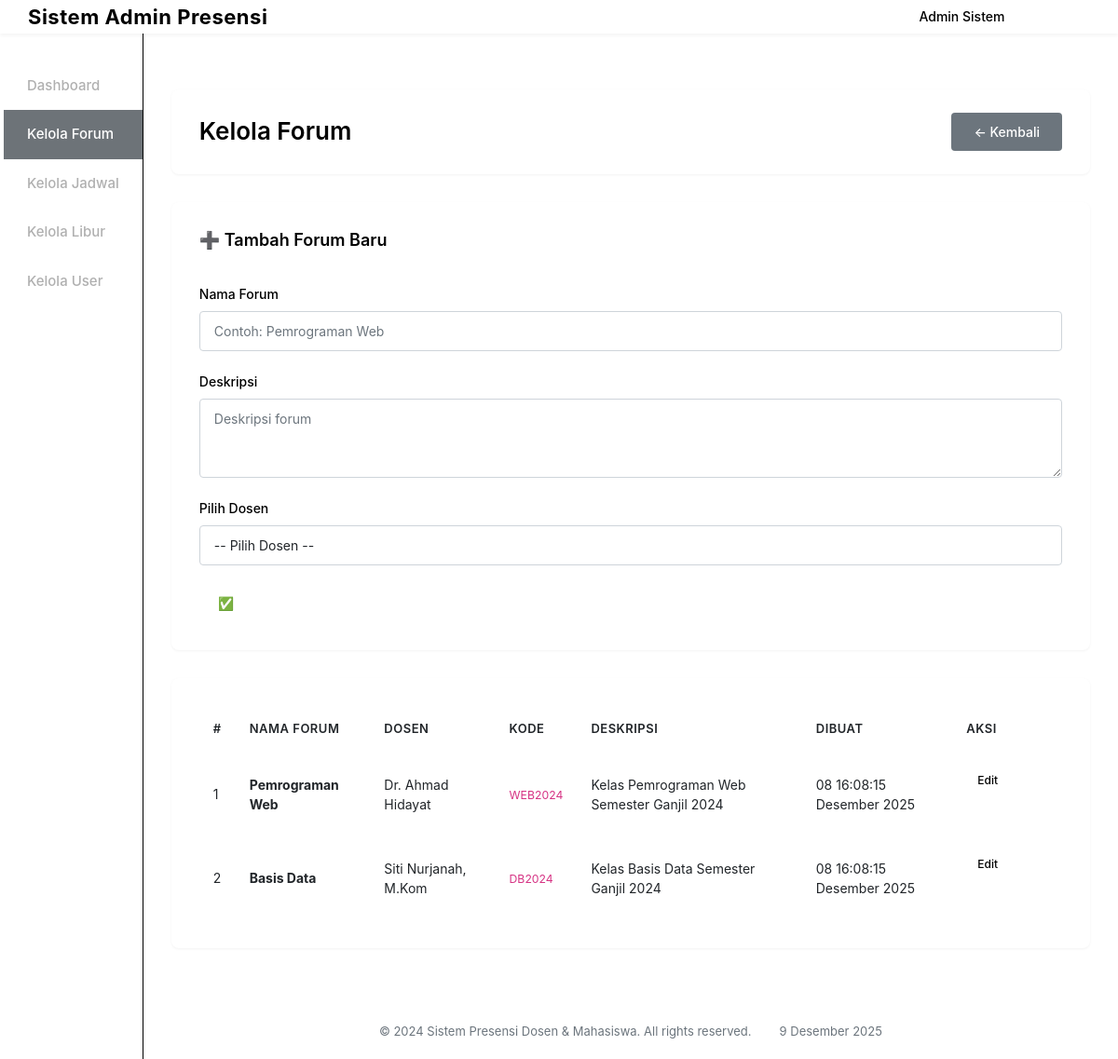
The page /admin/kelola_forum.php (signed in) on the database its author committed.
### tables this page shows
CREATE TABLE forums (
    id INT AUTO_INCREMENT PRIMARY KEY,
    kode_forum VARCHAR(20) NOT NULL UNIQUE,
    judul VARCHAR(100) NOT NULL,
    deskripsi TEXT,
    dosen_id INT,
    created_by INT,
    created_at TIMESTAMP DEFAULT CURRENT_TIMESTAMP,
    FOREIGN KEY (dosen_id) REFERENCES users(id) ON DELETE CASCADE,
    FOREIGN KEY (created_by) REFERENCES users(id) ON DELETE CASCADE
);

CREATE TABLE users (
    id INT AUTO_INCREMENT PRIMARY KEY,
    username VARCHAR(50) NOT NULL UNIQUE,
    password VARCHAR(255) NOT NULL,
    nama_lengkap VARCHAR(100) NOT NULL,
    email VARCHAR(100),
    nim_nip VARCHAR(20),
    role ENUM('admin', 'dosen', 'mahasiswa') NOT NULL,
    created_at TIMESTAMP DEFAULT CURRENT_TIMESTAMP
);

### includes/functions.php (called while the page is built, shortened)
<?php
function formatTanggalIndo($date) {
    $bulan = array(
        1 => 'Januari', 'Februari', 'Maret', 'April', 'Mei', 'Juni',
        'Juli', 'Agustus', 'September', 'Oktober', 'November', 'Desember'
    );
    $split = explode('-', $date);
    return $split[2] . ' ' . $bulan[(int)$split[1]] . ' ' . $split[0];
}
?>

### admin/kelola_forum.php (the view, shortened to what this page needs)
<?php
require_once __DIR__ . '/../config.php';
require_once __DIR__ . '/../includes/functions.php';
$forums = $conn->query("SELECT f.*, f.judul AS nama_forum, u.nama_lengkap as dosen_nama FROM forums f LEFT JOIN users u ON f.dosen_id = u.id ORDER BY f.created_at DESC");
include __DIR__ . '/../includes/header.php';
?>
<div class="page-wrapper">
  <div class="container">
    <div class="page-header">
      <h3>Kelola Forum</h3>
      <a href="dashboard.php" class="btn-back">← Kembali</a>
    </div>
    <?php if(isset($edit_forum)): ?>
      <div class="form-card">
        <h5>✏️ Edit Forum</h5>
        <form method="post">
          <div class="form-group">
            <label>Nama Forum</label>
            <input name="nama_forum" class="form-control" value="<?=htmlspecialchars($edit_forum['nama_forum'])?>" required>
          </div>
          <div class="form-group">
            <label>Deskripsi</label>
            <textarea name="deskripsi" class="form-control" rows="3"><?=htmlspecialchars($edit_forum['deskripsi'])?></textarea>
          </div>
          <div class="form-group">
            <label>Pilih Dosen</label>
            <select name="dosen_id" class="form-control">
              <option value="">-- Pilih Dosen --</option>
              <?php $dosen_list = $conn->query("SELECT id, nama_lengkap FROM users WHERE role='dosen' ORDER BY nama_lengkap");
              while($d = $dosen_list->fetch_assoc()): ?>
                <option value="<?=$d['id']?>" <?=($d['id']==$edit_forum['dosen_id'])?'selected':''?>><?=htmlspecialchars($d['nama_lengkap'])?></option>
              <?php endwhile; ?>
            </select>
          </div>
          <button name="update_forum" class="btn btn-primary">💾 Simpan</button>
          <a href="kelola_forum.php" class="btn btn-secondary">Batal</a>
        </form>
      </div>
    <?php else: ?>
      <div class="form-card">
        <h5>➕ Tambah Forum Baru</h5>
        <form method="post">
          <div class="form-group">
            <label>Nama Forum</label>
            <input name="nama_forum" class="form-control" placeholder="Contoh: Pemrograman Web" required>
          </div>
          <div class="form-group">
            <label>Deskripsi</label>
            <textarea name="deskripsi" class="form-control" placeholder="Deskripsi forum" rows="3"></textarea>
          </div>
          <div class="form-group">
            <label>Pilih Dosen</label>
            <select name="dosen_id" class="form-control">
              <option value="">-- Pilih Dosen --</option>
            </select>
          </div>
          <button name="create_forum" class="btn btn-success">✅ Buat Forum</button>
        </form>
      </div>
    <?php endif; ?>
    <div class="table-card">
      <table class="table">
        <thead><tr>
          <th>#</th>
          <th>Nama Forum</th>
          <th>Dosen</th>
          <th>Kode</th>
          <th>Deskripsi</th>
          <th>Dibuat</th>
          <th>Aksi</th>
        </tr></thead>
        <tbody>
          <?php $i=1; while($f = $forums->fetch_assoc()): ?>
          <tr>
            <td><?=$i++?></td>
            <td><strong><?=htmlspecialchars($f['nama_forum'])?></strong></td>
            <td><?=htmlspecialchars($f['dosen_nama'] ?? '-')?></td>
            <td><code><?=htmlspecialchars($f['kode_forum'])?></code></td>
            <td><?=htmlspecialchars(substr($f['deskripsi'] ?? '', 0, 50))?><?=strlen($f['deskripsi'] ?? '') > 50 ? '...' : ''?></td>
            <td><?=htmlspecialchars(formatTanggalIndo($f['created_at']))?></td>
            <td>
              <a class="btn btn-warning btn-sm" href="kelola_forum.php?edit=<?=$f['id']?>">Edit</a>
              <a class="btn btn-danger btn-sm" href="kelola_forum.php?delete=<?=$f['id']?>" onclick="return confirm('Hapus forum ini?')">Hapus</a>
            </td>
          </tr>
          <?php endwhile; ?>
        </tbody>
      </table>
    </div>
  </div>
</div>
<?php include __DIR__ . '/../includes/footer.php'; ?>

### assets/css/style.css (style rules this page uses)
* { margin: 0; padding: 0; box-sizing: border-box; }
html, body { height: 100%; }
body { font-family: -apple-system, BlinkMacSystemFont, 'Segoe UI', Roboto, 'Helvetica Neue', Arial, sans-serif; background-color: var(--light-color); color: var(--dark-color); }
body.layout-with-sidebar { display: grid; grid-template-areas: "header header" "sidebar main" "sidebar footer"; grid-template-columns: var(--sidebar-width) 1fr; grid-template-rows: var(--header-height) 1fr auto; min-height: 100vh; }
.container, .container-fluid { max-width: 1200px; margin: 0 auto; padding: 0; }
.page-wrapper { background: var(--light-color); padding: 30px 0; min-height: calc(100vh - 200px); }
.page-header { background: #ffffff; padding: 25px 30px; border-radius: 8px; margin-bottom: 30px; border: 1px solid var(--border-color); display: flex; justify-content: space-between; align-items: center; box-shadow: 0 1px 3px rgba(0,0,0,0.05); }
.page-header h3 { margin: 0; font-size: 26px; font-weight: 600; color: var(--dark-color); }
.btn-back { background: #6c757d; color: #ffffff; padding: 10px 24px; border-radius: 4px; text-decoration: none; font-weight: 500; font-size: 14px; transition: all 0.3s ease; display: inline-block; }
.form-card { background: #ffffff; padding: 30px; border-radius: 8px; border: 1px solid var(--border-color); margin-bottom: 30px; box-shadow: 0 1px 3px rgba(0,0,0,0.05); }
.form-card h5 { font-size: 18px; font-weight: 600; color: var(--dark-color); margin: 0 0 20px 0; padding-bottom: 15px; border-bottom: 1px solid var(--border-color); }
.form-control, .form-select { border: 1px solid #ced4da; border-radius: 4px; padding: 10px 15px; font-size: 14px; transition: all 0.3s ease; background-color: #ffffff; }
.form-group { margin-bottom: 20px; }
.form-group label { font-weight: 500; margin-bottom: 8px; color: var(--dark-color); font-size: 14px; }
.btn { border-radius: 4px; font-weight: 500; font-size: 14px; transition: all 0.3s ease; border: none; cursor: pointer; text-decoration: none; display: inline-block; text-align: center; }
.btn-success { background: var(--success-color); color: #ffffff; padding: 10px 20px; }
.btn-danger { background: var(--danger-color); color: #ffffff; padding: 6px 16px; font-size: 13px; }
.btn-warning { background: var(--warning-color); color: #000; padding: 6px 16px; font-size: 13px; }
.btn-sm { padding: 6px 12px; font-size: 12px; }
.table-card { background: #ffffff; padding: 30px; border-radius: 8px; border: 1px solid var(--border-color); overflow-x: auto; box-shadow: 0 1px 3px rgba(0,0,0,0.05); }
.table { width: 100%; border-collapse: collapse; margin: 0; font-size: 14px; }
.table thead { background: var(--light-color); }
.table thead th { color: var(--primary-color); font-weight: 600; font-size: 13px; text-transform: uppercase; letter-spacing: 0.5px; padding: 15px; border-bottom: 2px solid var(--border-color); text-align: left; }
.table tbody td { padding: 15px; vertical-align: middle; border-bottom: 1px solid var(--border-color); color: var(--dark-color); }
.table tbody tr:last-child td { border-bottom: none; }

### rows shown on the page
forums: judul "Pemrograman Web", dosen.nama_lengkap "Dr. Ahmad Hidayat", kode_forum "WEB2024", deskripsi "Kelas Pemrograman Web Semester Ganjil 2024", created_at "08 16:08:15 Desember 2025"
forums: judul "Basis Data", dosen.nama_lengkap "Siti Nurjanah, M.Kom", kode_forum "DB2024", deskripsi "Kelas Basis Data Semester Ganjil 2024", created_at "08 16:08:15 Desember 2025"

### other values the page prints
$_SESSION['nama'] "Admin Sistem"
